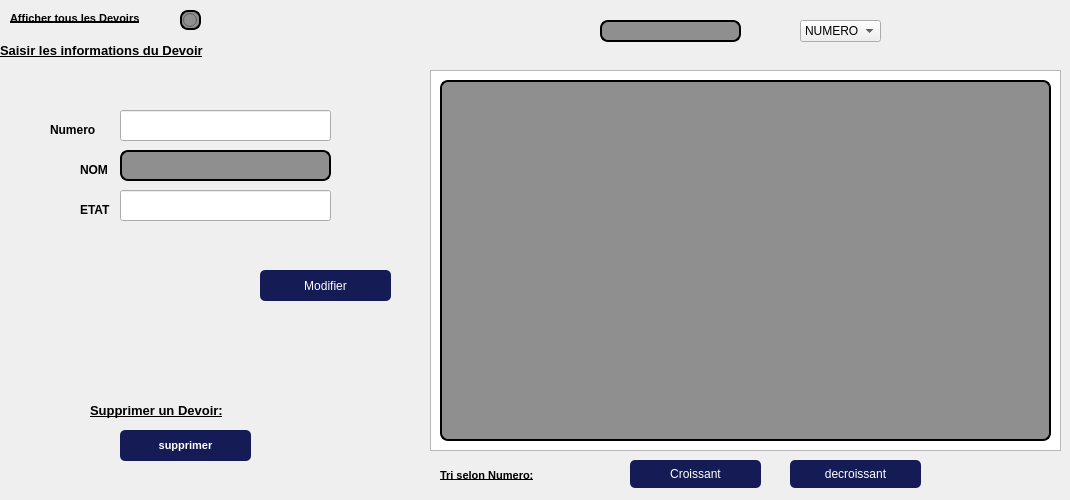
      <widget class="QWidget" name="tab_12">
       <attribute name="title">
        <string>Consulter un Devoir</string>
       </attribute>
       <widget class="QLabel" name="label_13">
        <property name="geometry">
         <rect>
          <x>10</x>
          <y>10</y>
          <width>165</width>
          <height>16</height>
         </rect>
        </property>
        <property name="font">
         <font>
          <pointsize>8</pointsize>
          <weight>75</weight>
          <bold>true</bold>
          <underline>true</underline>
         </font>
        </property>
        <property name="text">
         <string>Afficher tous les Devoirs</string>
        </property>
       </widget>
       <widget class="QLabel" name="label_15">
        <property name="geometry">
         <rect>
          <x>440</x>
          <y>460</y>
          <width>121</width>
          <height>31</height>
         </rect>
        </property>
        <property name="font">
         <font>
          <pointsize>8</pointsize>
          <weight>75</weight>
          <bold>true</bold>
          <underline>true</underline>
         </font>
        </property>
        <property name="text">
         <string>Tri selon Numero:</string>
        </property>
       </widget>
       <widget class="QRadioButton" name="radioButton_6">
        <property name="geometry">
         <rect>
          <x>180</x>
          <y>10</y>
          <width>21</width>
          <height>20</height>
         </rect>
        </property>
        <property name="styleSheet">
         <string notr="true">QRadioButton {
padding: 1px;
border-style: solid;
border: 2px solid gray;
border-radius: 8px;
background-color: rgb(143, 143, 143);
border:2px solid #000;
}</string>
        </property>
        <property name="text">
         <string/>
        </property>
       </widget>
       <widget class="QPushButton" name="pb_supprimer_end">
        <property name="geometry">
         <rect>
          <x>120</x>
          <y>430</y>
          <width>131</width>
          <height>31</height>
         </rect>
        </property>
        <property name="font">
         <font>
          <pointsize>8</pointsize>
          <weight>75</weight>
          <bold>true</bold>
          <underline>false</underline>
          <strikeout>false</strikeout>
         </font>
        </property>
        <property name="styleSheet">
         <string notr="true">
QPushButton {
     color: #fff !important;
text-transform: uppercase;
border-image:url(:/img/poubelle.png);
text-decoration: none;
background: #151B54;
border-radius: 5px;
display: inline-block;
border: none;
transition: all 0.4s ease 0s;
 }
 QPushButton:hover {
     background: #434343;
letter-spacing: 1px;
border-image:url(:/img/poubelle.png);
-webkit-box-shadow: 0px 5px 40px -10px rgba(0,0,0,0.57);
-moz-box-shadow: 0px 5px 40px -10px rgba(0,0,0,0.57);
box-shadow: 5px 40px -10px rgba(0,0,0,0.57);
transition: all 0.4s ease 0s;
 }</string>
        </property>
        <property name="text">
         <string>supprimer</string>
        </property>
       </widget>
       <widget class="QLabel" name="label_16">
        <property name="geometry">
         <rect>
          <x>0</x>
          <y>40</y>
          <width>321</width>
          <height>21</height>
         </rect>
        </property>
        <property name="font">
         <font>
          <pointsize>10</pointsize>
          <weight>75</weight>
          <bold>true</bold>
          <underline>true</underline>
         </font>
        </property>
        <property name="text">
         <string>Saisir les informations du Devoir</string>
        </property>
       </widget>
       <widget class="QLabel" name="label_17">
        <property name="geometry">
         <rect>
          <x>90</x>
          <y>400</y>
          <width>211</width>
          <height>21</height>
         </rect>
        </property>
        <property name="font">
         <font>
          <pointsize>10</pointsize>
          <weight>75</weight>
          <bold>true</bold>
          <underline>true</underline>
         </font>
        </property>
        <property name="text">
         <string>Supprimer un Devoir:</string>
        </property>
       </widget>
       <widget class="QTableView" name="tabproduit_7">
        <property name="geometry">
         <rect>
          <x>430</x>
          <y>70</y>
          <width>631</width>
          <height>381</height>
         </rect>
        </property>
       </widget>
       <widget class="QTableView" name="Devoir_affichage">
        <property name="geometry">
         <rect>
          <x>440</x>
          <y>80</y>
          <width>611</width>
          <height>361</height>
         </rect>
        </property>
        <property name="styleSheet">
         <string notr="true">QTableView {
padding: 1px;
border-style: solid;
border: 2px solid gray;
border-radius: 8px;
background-color: rgb(143, 143, 143);
border:2px solid #000;
}</string>
        </property>
       </widget>
       <widget class="QPushButton" name="pb_modifier_end">
        <property name="geometry">
         <rect>
          <x>260</x>
          <y>270</y>
          <width>131</width>
          <height>31</height>
         </rect>
        </property>
        <property name="styleSheet">
         <string notr="true">QPushButton {
padding: 1px;
border-style: solid;
border: 2px solid gray;
border-radius: 8px;
background-color: rgb(143, 143, 143);
border:2px solid #000;
}
QPushButton {
     color: #fff !important;
text-transform: uppercase;
text-decoration: none;
background: #151B54;
border-radius: 5px;
display: inline-block;
border: none;
transition: all 0.4s ease 0s;
 }
 QPushButton:hover {
     background: #434343;
letter-spacing: 1px;
-webkit-box-shadow: 0px 5px 40px -10px rgba(0,0,0,0.57);
-moz-box-shadow: 0px 5px 40px -10px rgba(0,0,0,0.57);
box-shadow: 5px 40px -10px rgba(0,0,0,0.57);
transition: all 0.4s ease 0s;
 }</string>
        </property>
        <property name="text">
         <string>Modifier</string>
        </property>
       </widget>
       <widget class="QLineEdit" name="recherche_Devoir">
        <property name="geometry">
         <rect>
          <x>600</x>
          <y>20</y>
          <width>141</width>
          <height>22</height>
         </rect>
        </property>
        <property name="styleSheet">
         <string notr="true">QLineEdit {
padding: 1px;
border-style: solid;
border: 2px solid gray;
border-radius: 8px;
background-color: rgb(143, 143, 143);
border:2px solid #000;
}</string>
        </property>
       </widget>
       <widget class="QComboBox" name="comboBox_recherche_Devoir">
        <property name="geometry">
         <rect>
          <x>800</x>
          <y>20</y>
          <width>81</width>
          <height>22</height>
         </rect>
        </property>
        <item>
         <property name="text">
          <string>NUMERO</string>
         </property>
        </item>
        <item>
         <property name="text">
          <string>NOM</string>
         </property>
        </item>
        <item>
         <property name="text">
          <string>ETAT</string>
         </property>
        </item>
       </widget>
       <widget class="QPushButton" name="tri_croissant_Devoir">
        <property name="geometry">
         <rect>
          <x>630</x>
          <y>460</y>
          <width>131</width>
          <height>28</height>
         </rect>
        </property>
        <property name="styleSheet">
         <string notr="true">QPushButton {
padding: 1px;
border-style: solid;
border: 2px solid gray;
border-radius: 8px;
background-color: rgb(143, 143, 143);
border:2px solid #000;
}
QPushButton {
     color: #fff !important;
text-transform: uppercase;
text-decoration: none;
background: #151B54;

border-radius: 5px;
display: inline-block;
border: none;
transition: all 0.4s ease 0s;
 }
 QPushButton:hover {
     background: #434343;
letter-spacing: 1px;
-webkit-box-shadow: 0px 5px 40px -10px rgba(0,0,0,0.57);
-moz-box-shadow: 0px 5px 40px -10px rgba(0,0,0,0.57);
box-shadow: 5px 40px -10px rgba(0,0,0,0.57);
transition: all 0.4s ease 0s;
 }</string>
        </property>
        <property name="text">
         <string>Croissant</string>
        </property>
       </widget>
       <widget class="QPushButton" name="tri_deccroissant_Devoir">
        <property name="geometry">
         <rect>
          <x>790</x>
          <y>460</y>
          <width>131</width>
          <height>28</height>
         </rect>
        </property>
        <property name="styleSheet">
         <string notr="true">QPushButton {
padding: 1px;
border-style: solid;
border: 2px solid gray;
border-radius: 8px;
background-color: rgb(143, 143, 143);
border:2px solid #000;
}
QPushButton {
     color: #fff !important;
text-transform: uppercase;
text-decoration: none;
background: #151B54;

border-radius: 5px;
display: inline-block;
border: none;
transition: all 0.4s ease 0s;
 }
 QPushButton:hover {
     background: #434343;
letter-spacing: 1px;
-webkit-box-shadow: 0px 5px 40px -10px rgba(0,0,0,0.57);
-moz-box-shadow: 0px 5px 40px -10px rgba(0,0,0,0.57);
box-shadow: 5px 40px -10px rgba(0,0,0,0.57);
transition: all 0.4s ease 0s;
 }</string>
        </property>
        <property name="text">
         <string>decroissant</string>
        </property>
       </widget>
       <widget class="QLineEdit" name="lineEdit_num_dev_m">
        <property name="geometry">
         <rect>
          <x>120</x>
          <y>110</y>
          <width>211</width>
          <height>31</height>
         </rect>
        </property>
        <property name="styleSheet">
         <string notr="true">QLineEdit {
padding: 1px;
border-style: solid;
border: 2px solid gray;
border-radius: 8px;
background-color: rgb(143, 143, 143);
border:2px solid #000;
}border:2px solid #000;</string>
        </property>
       </widget>
       <widget class="QLineEdit" name="lineEdit_etat_dev_m">
        <property name="geometry">
         <rect>
          <x>120</x>
          <y>190</y>
          <width>211</width>
          <height>31</height>
         </rect>
        </property>
        <property name="styleSheet">
         <string notr="true">QLineEdit {
padding: 1px;
border-style: solid;
border: 2px solid gray;
border-radius: 8px;
background-color: rgb(143, 143, 143);
border:2px solid #000;
}border:2px solid #000;</string>
        </property>
       </widget>
       <widget class="QLabel" name="reference_4">
        <property name="geometry">
         <rect>
          <x>80</x>
          <y>160</y>
          <width>41</width>
          <height>20</height>
         </rect>
        </property>
        <property name="font">
         <font>
          <pointsize>9</pointsize>
          <weight>75</weight>
          <bold>true</bold>
          <underline>false</underline>
         </font>
        </property>
        <property name="text">
         <string>NOM</string>
        </property>
       </widget>
       <widget class="QLabel" name="reference_10">
        <property name="geometry">
         <rect>
          <x>50</x>
          <y>120</y>
          <width>61</width>
          <height>20</height>
         </rect>
        </property>
        <property name="font">
         <font>
          <pointsize>9</pointsize>
          <weight>75</weight>
          <bold>true</bold>
          <underline>false</underline>
         </font>
        </property>
        <property name="text">
         <string>Numero</string>
        </property>
       </widget>
       <widget class="QLineEdit" name="lineEdit_nom_dev_m">
        <property name="geometry">
         <rect>
          <x>120</x>
          <y>150</y>
          <width>211</width>
          <height>31</height>
         </rect>
        </property>
        <property name="styleSheet">
         <string notr="true">QLineEdit {
padding: 1px;
border-style: solid;
border: 2px solid gray;
border-radius: 8px;
background-color: rgb(143, 143, 143);
border:2px solid #000;
}</string>
        </property>
       </widget>
       <widget class="QLabel" name="quantite_10">
        <property name="geometry">
         <rect>
          <x>80</x>
          <y>200</y>
          <width>41</width>
          <height>20</height>
         </rect>
        </property>
        <property name="font">
         <font>
          <pointsize>9</pointsize>
          <weight>75</weight>
          <bold>true</bold>
          <underline>false</underline>
         </font>
        </property>
        <property name="text">
         <string>ETAT</string>
        </property>
       </widget>
      </widget>
